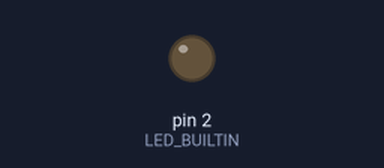
A sketch run on a simulated Arduino Uno, built with avr-gcc and run on an emulated ATmega328P. Shown: output pins drawn as LEDs (lit = HIGH).

Above: at 0.3 s.
At 4.2 s:
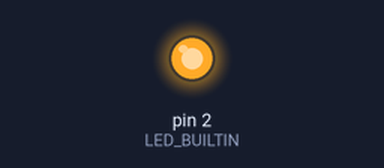
Timing chart, 0 to 6.7 s (numbered marks = the images above):
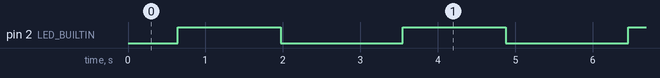

Measured:
- by itself, pin 2 (LED_BUILTIN): alternates HIGH for 1.3 s and LOW for 1.6 s

The sketch:

led_dimmer.ino
```cpp
#define LED_BUILTIN 2
void setup() {
  pinMode(LED_BUILTIN, OUTPUT);
}
void loop() {
  for(int i = 0; i < 255; i+=1){
    analogWrite(LED_BUILTIN, i);
    delay(5);
  }
  delay(50);
  for(int i = 255; i > 0; i-=1){
    analogWrite(LED_BUILTIN, i);
    delay(5);
  }
  delay(300);
}
```
